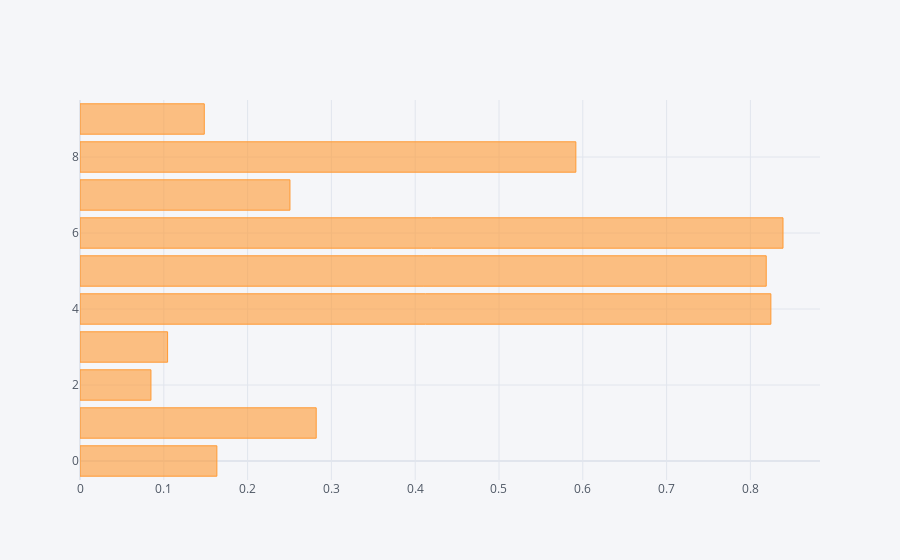

Here is the notebook cell this chart was saved with:
### Code cell
df['A'].iplot(kind='bar', orientation='h')

### Figure 1 — Plotly figure (JSON) as saved in the notebook; plotly's stock layout.template omitted (floating-point values rounded to 4 significant figures)
{"data": [{"marker": {"color": "rgba(255, 153, 51, 0.6)", "line": {"color": "rgba(255, 153, 51, 1.0)", "width": 1}}, "name": "A", "orientation": "h", "text": "", "type": "bar", "x": [0.1633, 0.2819, 0.08466, 0.1045, 0.8244, 0.8189, 0.8389, 0.2506, 0.5917, 0.1483], "y": [0, 1, 2, 3, 4, 5, 6, 7, 8, 9]}], "layout": {"legend": {"bgcolor": "#F5F6F9", "font": {"color": "#4D5663"}}, "paper_bgcolor": "#F5F6F9", "plot_bgcolor": "#F5F6F9", "title": {"font": {"color": "#4D5663"}}, "xaxis": {"gridcolor": "#E1E5ED", "showgrid": true, "tickfont": {"color": "#4D5663"}, "title": {"font": {"color": "#4D5663"}, "text": ""}, "zerolinecolor": "#E1E5ED"}, "yaxis": {"gridcolor": "#E1E5ED", "showgrid": true, "tickfont": {"color": "#4D5663"}, "title": {"font": {"color": "#4D5663"}, "text": ""}, "zerolinecolor": "#E1E5ED"}}}
